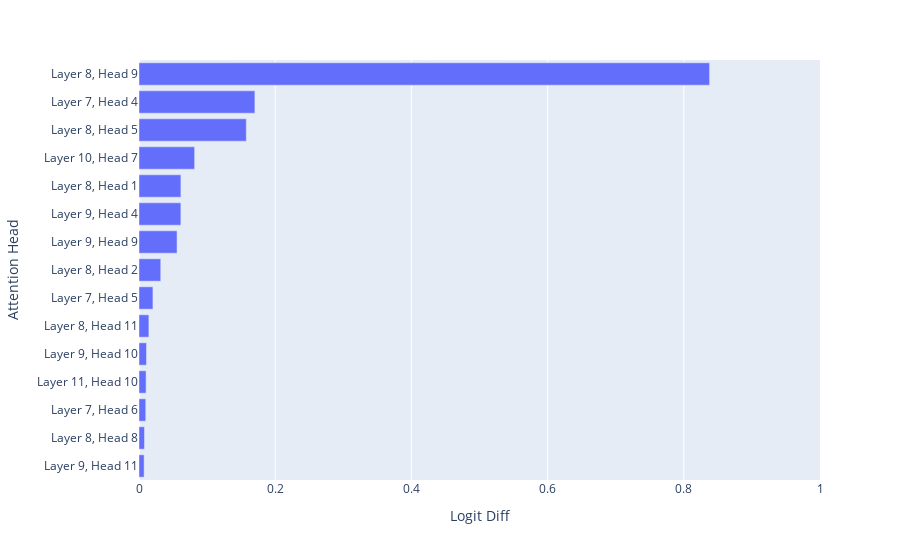

The cell this chart's notebook holds for it:
### Code cell
plot_attention_heads(per_head_logit_diffs/clean_logit_diff, top_n=15, range_x=[0, 1])

### Figure 1 — Plotly figure (JSON) as saved in the notebook; plotly's stock layout.template omitted (floating-point values rounded to 4 significant figures)
{"data": [{"alignmentgroup": "True", "hovertemplate": "Logit Diff=%{x}<br>Attention Head=%{y}<extra></extra>", "legendgroup": "", "marker": {"color": "#636efa", "pattern": {"shape": ""}}, "name": "", "offsetgroup": "", "orientation": "h", "showlegend": false, "textposition": "auto", "type": "bar", "x": [0.007535, 0.008039, 0.009914, 0.01042, 0.01104, 0.01451, 0.02048, 0.03192, 0.05588, 0.06148, 0.06152, 0.08169, 0.1576, 0.1702, 0.8379], "xaxis": "x", "y": ["Layer 9, Head 11", "Layer 8, Head 8", "Layer 7, Head 6", "Layer 11, Head 10", "Layer 9, Head 10", "Layer 8, Head 11", "Layer 7, Head 5", "Layer 8, Head 2", "Layer 9, Head 9", "Layer 9, Head 4", "Layer 8, Head 1", "Layer 10, Head 7", "Layer 8, Head 5", "Layer 7, Head 4", "Layer 8, Head 9"], "yaxis": "y"}], "layout": {"barmode": "relative", "legend": {"tracegroupgap": 0}, "margin": {"t": 60}, "xaxis": {"anchor": "y", "domain": [0, 1], "range": [0, 1], "title": {"text": "Logit Diff"}}, "yaxis": {"anchor": "x", "domain": [0, 1], "title": {"text": "Attention Head"}}}}
